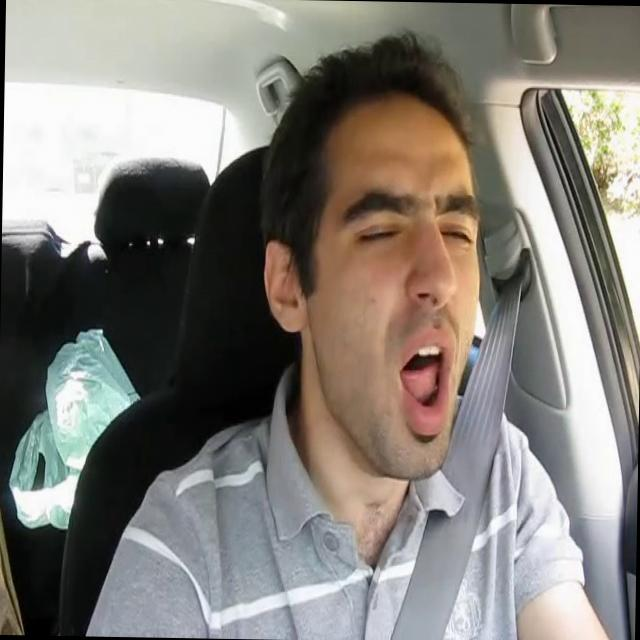
#> input picture Yawn_detection.v2i.yolov8/train/images/1205_jpg.rf.ee107e0b3bd5d2b928f8264963f208bb.jpg, 640 x 640 px
$ jupyter execute --allow-errors dataset_explore.ipynb
#> lines starting #> are read from the running program, lines starting #| are printed output that depends on the picture
[cell 1]
import os
import glob
import yaml
import matplotlib.pyplot as plt
import cv2
from pathlib import Path
import random

[cell 2]
dataset_dir = Path("Yawn_detection.v2i.yolov8")

yaml_path = dataset_dir / "data.yaml"

if not yaml_path.exists():
    raise FileNotFoundError("data.yaml not found! Check your folder name.")

with open(yaml_path, "r") as f:
    data_cfg = yaml.safe_load(f)

data_cfg

[cell 3]
splits = ["train", "valid", "test"]

for split in splits:
    img_dir = dataset_dir / split / "images"
    count = len(list(img_dir.glob("*.jpg"))) + len(list(img_dir.glob("*.png")))
    print(f"{split.upper()} images:", count)

[cell 4]
sizes = []
labels = []

for split in splits:
    img_dir = dataset_dir / split / "images"
    count = len(list(img_dir.glob("*.jpg"))) + len(list(img_dir.glob("*.png")))
    sizes.append(count)
    labels.append(split)

plt.figure(figsize=(5,5))
plt.pie(sizes, labels=labels, autopct="%1.1f%%")
plt.title("Dataset Split Distribution")
plt.show()
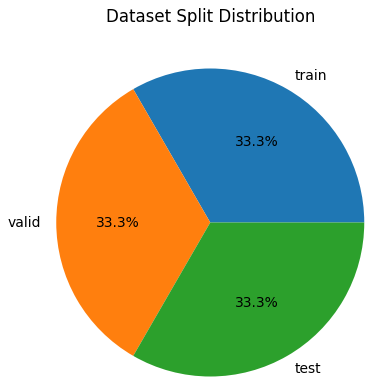
#> figure drawn by matplotlib, 1 panel

[cell 5]
print("Classes:", data_cfg["names"])
print("Number of classes:", len(data_cfg["names"]))

[cell 6]
def show_random_images(split="train", n=6):
#> called with split = 'train', n = 6
    img_dir = dataset_dir / split / "images"
    imgs = list(img_dir.glob("*"))

    plt.figure(figsize=(12, 8))

    for i in range(n):
        img_path = random.choice(imgs)
        img = cv2.imread(str(img_path))
#> img is the input picture: shape (640, 640, 3); mean B, G, R 120.7, 126.8, 131.2
        img = cv2.cvtColor(img, cv2.COLOR_BGR2RGB)

        plt.subplot(2, 3, i+1)
        plt.imshow(img)
        plt.title(img_path.name)
        plt.axis("off")

    plt.show()

show_random_images("train")
